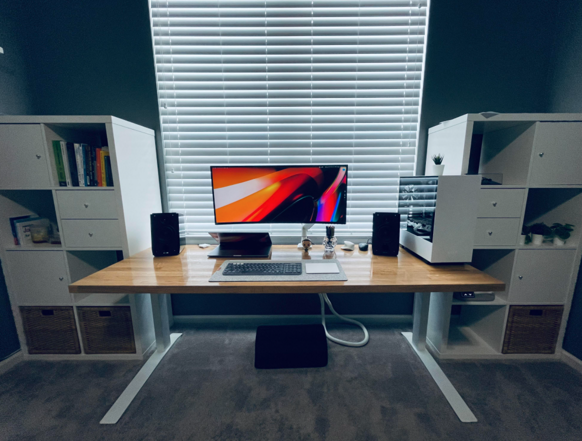
#> input picture images/desktop.png, 582 x 441 px
$ python optimize_images.py ../images 5
#> lines starting #> are read from the running program, lines starting #| are printed output that depends on the picture
import os
import sys
import shutil
import tarfile
from datetime import datetime
from PIL import Image


# Function to optimize image
def optimize_image(file_path, quality=95):
#> called with file_path = '../images/desktop.png', quality = 5
    with Image.open(file_path) as img:
        # Resize image
#> img is the input picture: PIL image 582x441 RGB; mean R, G, B 82.7, 92.7, 101
        img = img.resize((int(img.width / 2), int(img.height / 2)))
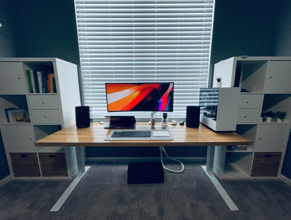
#> img: PIL image 291x220 RGB; mean R, G, B 82.7, 92.7, 101
        # Save optimized image with specified quality
        img.save(file_path, optimize=True, quality=quality)


# Function to process directory and its subdirectories
def process_directory(directory, quality=95):
    for root, dirs, files in os.walk(directory):
        for file in files:
            if file.endswith(".jpg") or file.endswith(".jpeg") or file.endswith(".png"):
                file_path = os.path.join(root, file)
                optimize_image(file_path, quality=quality)


if __name__ == '__main__':
    if len(sys.argv) < 2:
        print("Usage: python optimize_images.py path/to/images/folder [quality]")
        sys.exit(1)

    directory = sys.argv[1]
    quality = int(sys.argv[2]) if len(sys.argv) > 2 else 95

    # Backup the directory before optimizing images
    backup_folder = f"{directory}_backup_{datetime.now().strftime('%Y%m%d%H%M%S')}.tar.gz"
    with tarfile.open(backup_folder, "w:gz") as tar:
        tar.add(directory)

    # Process the directory
    process_directory(directory, quality=quality)

    print("Image optimization complete")
